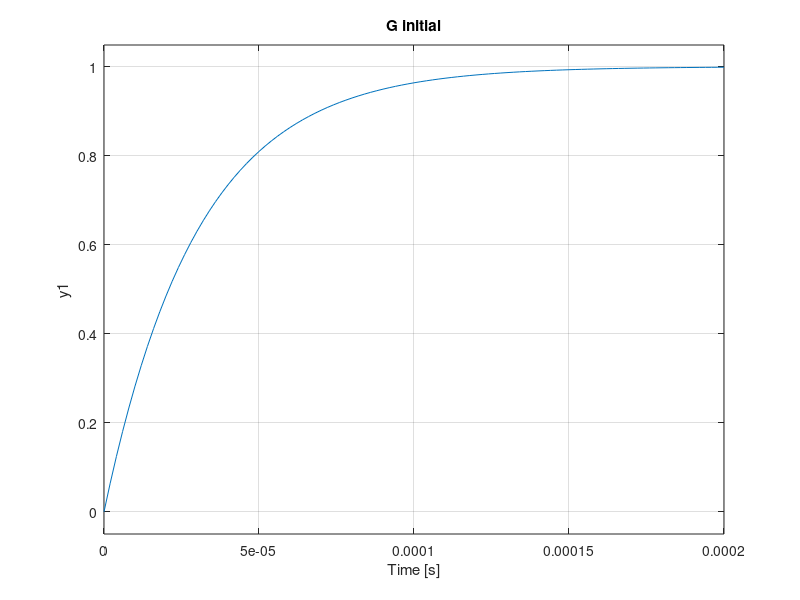

The MATLAB script that drew this image: (Note: this script raises an error after producing the figure.)
%% regulator TFOIDFF 

addpath('D:\MATLAB\Licenta_fractionar\Twin-Rotor-System\Twin rotor\proiect\functii\');
addpath('D:\MATLAB\Licenta_fractionar\Twin-Rotor-System\Twin rotor\proiect\');


clc;clear ; close all;
%%

%G=tf(8072.8,[1 1.287]);%H11
G= tf(33157,[1 3.527]);%H22

criteriu='iae';
%criteriu_combinat=[0.5,0.5,0.5,0.5,0.5];
criteriu_combinat=0;

Gf_initial=feedback(G,1);
step(Gf_initial);title('G initial');

%%

%PSO

c=2;w=0.7;particles=100;iteration=70;Var=4;frac_var=3;

K_min=0;% lower bound
K_max=100; %upper bound
frac_min=0;
frac_max=1;
n_min=1;
n_max=5;
%Optimization
c_cf=0;

%Initialization
ITAE=zeros(1,particles);
ITAEp=ITAE;
best_cf_ac=zeros(1,iteration);
v=zeros(particles,Var+frac_var+1);
x=v;
xp=x;
tic;

for m=1:particles

    % Inițializare viteze
    v(m, 1:Var+frac_var) = 0;

    % Inițializare poziții
    x(m, 1:Var) = K_min + rand(1, Var) .* (K_max - K_min);
    x(m, Var+1) = n_min + rand(1, 1) .* (n_max - n_min);
    x(m, Var+2:Var+frac_var+1) = frac_min + rand(1, frac_var) .* (frac_max - frac_min);

    % Salvează pozițiile inițiale
    xp(m, :) = x(m, :);

    % Model Parametres
    [kt, ki, kd, Nf,n,lambda,miu,lambdaf] = deal(x(m, 1), x(m, 2), x(m, 3), x(m, 4),x(m, 5), x(m, 6), x(m, 7), x(m, 8));

   
    %Simulation Model
    Gc_1=fotf(1,0,[kt, ki], [-1/n, -lambda]);
    Gc_ff=fotf([1, Nf],[lambdaf,0],kd*Nf, miu);
    Gc=Gc_1+Gc_ff;
    %ITAE
    ITAE(m)=costFunction(Gc,G,criteriu,criteriu_combinat);
end

%Find the best value
[Best_Performance,location]=min(ITAE);
fg=Best_Performance;

xg=x(location,:);

%Gc_fotf=fotf(1,0,[kp, ki, kd], [0, -lambda, mu]);
%Gc = minreal(oustapp(Gc_fotf, 1e-3, 10, 7));
%Gcf_intermediar=feedback(Gc*G,1);
%figure;step(Gcf_intermediar);title('G intermediar')


%Update

for i=1:iteration      %Nr of Repetition
    for m=1:particles  %Nr of particles

        for n=1:1:(Var + frac_var)  %Nr of variables (kp,ki,kd)
            v(m,n)=(w*v(m,n))+(c*rand*(xp(m,n)-x(m,n)))+(c*rand*(xg(n)-x(m,n)));  %update velocity
            x(m,n)=x(m,n)+v(m,n);
        end

        % for n=Var+1:Var+frac_var %Nr of powers (lambda,mu)
        %     v(m,n)=(w*v(m,n))+(c*rand*(xp(m,n)-x(m,n)))+(c*rand*(xg(n)-x(m,n)));  %update velocity
        %     x(m,n)=x(m,n)+v(m,n);
        % end

        %Check bound
        % Verificare limite pentru K (reglatori PID)
        x(m, 1:Var) = max(K_min, min(K_max, x(m, 1:Var)));

        % Verificare limite pentru frac_var (exponenți fracționari)
        x(m, Var+1) = max(n_min, min(n_max, x(m, Var+1)));% pt n

        x(m, Var+2:Var+frac_var+1) = max(frac_min, min(frac_max, x(m, Var+1:Var+frac_var)));


        % Model Parametres
        [kt, ki, kd, Nf,n,lambda,miu,lambdaf] = deal(x(m, 1), x(m, 2), x(m, 3), x(m, 4),x(m, 5), x(m, 6), x(m, 7), x(m, 8));


        %Simulation Model
        Gc_1=fotf(1,0,[kt, ki], [-1/n, -lambda]);
        Gc_ff=fotf([1, Nf],[lambdaf,0],kd*Nf, miu);
        Gc=Gc_1+Gc_ff;
        ITAEp(m) = costFunction(Gc, G, criteriu, criteriu_combinat);

        % Compare Local
        if ITAEp(m) < ITAE(m)
            ITAE(m) = ITAEp(m);
            xp(m, :) = x(m, :);
        end

    end
    [B_fg,location]=min(ITAE);

    %Compare Global
    if B_fg<fg
        fg=B_fg;             %Nou global
        xg(:)=xp(location,:); %pos var 1
    end
    c_cf=c_cf+1;
    best_cf_ac(c_cf)=fg;
end

runtime=toc;
Min_ITAE=fg
%%
% Model Parametres
%[kt, ki, kd, Nf,n,lambda,miu,lambdaf] = deal(x(m, 1), x(m, 2), x(m, 3), x(m, 4),x(m, 5), x(m, 6), x(m, 7), x(m, 8))
[kt, ki, kd, Nf,n,lambda,miu,lambdaf] = deal(xg( 1), xg( 2), xg( 3), xg( 4),xg( 5), xg( 6), xg( 7), xg( 8))


%Simulation Model
Gc_1=fotf(1,0,[kt, ki], [-1/n, -lambda]);
Gc_ff=fotf([1, Nf],[lambdaf,0],kd*Nf, miu);
Gc_fotf=Gc_1+Gc_ff

Gc = minreal(oustapp(Gc_fotf, 1e-3, 10, 7));
Gcf_global=minreal(feedback(Gc*G,1));
figure;step(Gcf_global);
hold on
step(Gf_initial)
hold off
%%
figure;
bode(G);hold on
bode(Gc*G);

%%
%pt H22    init=24;
%pt H11    init=3;
init=3;
t_cf=init:c_cf;
figure
plot(t_cf,best_cf_ac(init:end),'r--','LineWidth',2);xlabel('iteration');ylabel(['Cost (' criteriu ')']);
legend([criteriu ' for PSO-PID']);
title('Error with each iteration');

RegTFOIDFFID_H22_IAE = struct('regulator', [], 'runtime', [],'iteration',[],'best',[],'parametrii',[]);
RegTFOIDFFID_H22_IAE.regulator=Gc_fotf;
RegTFOIDFFID_H22_IAE.runtime=runtime;
RegTFOIDFFID_H22_IAE.iteration=iteration;
RegTFOIDFFID_H22_IAE.best=best_cf_ac;
RegTFOIDFFID_H22_IAE.parametrii=xg;
%%
%H22
% Min_ITAE =   9.1603e-12
% kt =   15.7232
% ki =   15.4948
% kd =     0
% n =     5

% 
% H22 sensibility
% Min_ITAE =     0
% kt =    8.6152
% ki =   81.6592
% kd =     0
% n =     5



%H22 IAE
% kt =   56.6695
% ki =     0
% kd =    0.3166
% Nf =   99.0530
% n =    1.2769
% lambda =     1
% miu =    1.0000
% lambdaf =    0.9999

%H22 ITAE
% kt =   15.0133
% ki =     0
% kd =     0
% Nf =   91.9722
% n =    1.8919
% lambda =     1
% miu =    1.0000
% lambdaf =     0
